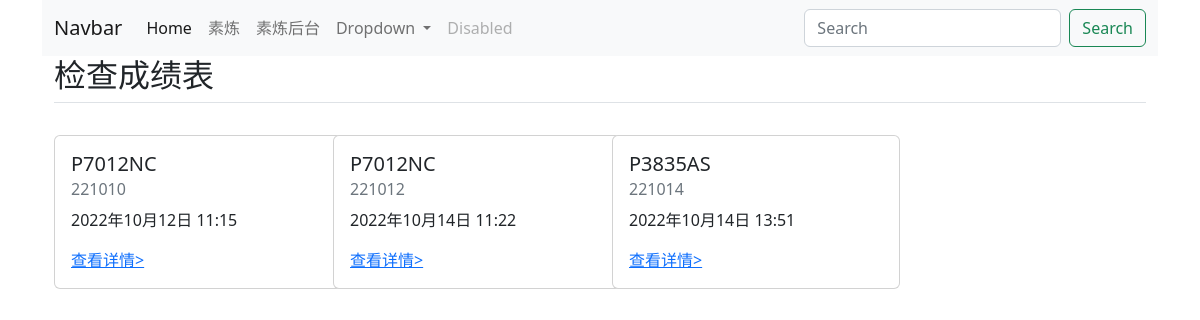
Page /mixb/ on the committed database.
### mixb/models.py (models this page shows, shortened)
class Schedule(models.Model):
    lot = models.IntegerField(verbose_name='批号')
    item = models.ForeignKey(Item, on_delete=models.CASCADE, verbose_name='品名')
    batch = models.IntegerField(verbose_name='回数')
    packages = models.IntegerField(verbose_name='框数')
    mix_a_lot = models.CharField(max_length=6, blank=True, verbose_name='A炼批号')
    mix_b_lot = models.CharField(max_length=6, blank=True, verbose_name='B炼批号')
    notes = models.CharField(max_length=255, blank=True, verbose_name='备注')
    created_time = models.DateTimeField(auto_created=True, verbose_name='添加时间')
    etd = models.DateField(blank=True, verbose_name='发货日')
    class Meta:
        verbose_name = verbose_name_plural = '计划'

class Item(models.Model):
    ROTORS = [
        (0, 'ML'),
        (1, 'Ms'),
    ]
    PULL_PERCENT = [
        (0, '300'),
        (1, '100'),
        (2, '50'),
    ]
    PULL_UNIT = [
        (0, 'kgf/cm2'),
        (1, 'Mpa'),
    ]
    customer = models.ForeignKey(Customer, on_delete=models.PROTECT, verbose_name='客户')
    name = models.CharField(max_length=255, verbose_name='品名')
    rotor = models.IntegerField(choices=ROTORS, default=0, verbose_name='转子')
    mv_temperature = models.IntegerField(default=125, blank=True, verbose_name='门尼温度')
    mv_duration = models.CharField(max_length=20, default='1+4', verbose_name='门尼时间')
    scorch_temperature = models.IntegerField(default=125, null=True, blank=True, verbose_name='焦烧温度')
    scorch_type = models.CharField(max_length=20, default='T=5', verbose_name='焦烧类型')
    mdr_temperature = models.IntegerField(null=True, blank=True, verbose_name='MDR温度')
    mdr_duration = models.FloatField(null=True, blank=True, verbose_name='MDR时间')
    vulcanization_temperature = models.IntegerField(null=True, blank=True, verbose_name='硫化温度')
    vulcanization_disc_duration = models.FloatField(null=True, blank=True, verbose_name='圆片时间')
    vulcanization_square_duration = models.FloatField(null=True, blank=True, verbose_name='方片时间')
    m_percent_type = models.IntegerField(choices=PULL_PERCENT, default=0, verbose_name='M%数值')
    m_percent_unit = models.IntegerField(choices=PULL_UNIT, default=0, verbose_name='M%单位')
    tb_unit = models.IntegerField(choices=PULL_UNIT, default=0, verbose_name='TB单位')
    mv = models.CharField(max_length=255, null=True, blank=True, verbose_name='门尼')
    mv_min = models.FloatField(null=True, blank=True, verbose_name='MV最小值')
    mv_max = models.FloatField(null=True, blank=True, verbose_name='MV最大值')
    scorch_min = models.FloatField(null=True, blank=True, verbose_name='焦烧最小值')
    scorch_max = models.FloatField(null=True, blank=True, verbose_name='焦烧最大值')
    fmin_min = models.FloatField(null=True, blank=True, verbose_name='Fmin最小值')
    fmin_max = models.FloatField(null=True, blank=True, verbose_name='Fmin最大值')
    fmax_min = models.FloatField(null=True, blank=True, verbose_name='Fmax最小值')
    fmax_max = models.FloatField(null=True, blank=True, verbose_name='Fmax最大值')
    t10_min = models.FloatField(null=True, blank=True, verbose_name='T10最小值')
    t10_max = models.FloatField(null=True, blank=True, verbose_name='T10最大值')
    t90_min = models.FloatField(null=True, blank=True, verbose_name='T90最小值')
    t90_max = models.FloatField(null=True, blank=True, verbose_name='T90最大值')
    sg_min = models.FloatField(null=True, blank=True, verbose_name='SG最小值')
    sg_max = models.FloatField(null=True, blank=True, verbose_name='SG最大值')
    hs_min = models.FloatField(null=True, blank=True, verbose_name='HS最小值')
    hs_max = models.FloatField(null=True, blank=True, verbose_name='HS最大值')
    m_percent_min = models.FloatField(null=True, blank=True, verbose_name='M%最小值')
    m_percent_max = models.FloatField(null=True, blank=True, verbose_name='M%最大值')
    tb_min = models.FloatField(null=True, blank=True, verbose_name='TB最小值')
    tb_max = models.FloatField(null=True, blank=True, verbose_name='TB最大值')
    eb_min = models.IntegerField(null=True, blank=True, verbose_name='EB最小值')
    eb_max = models.IntegerField(null=True, blank=True, verbose_name='EB最大值')
    def __str__(self):
        return self.name
    class Meta:
        verbose_name = verbose_name_plural = '品名清单'

### mixb/views.py (the view)
# urls.py: path('', views.index, name='index'),
def index(request):
    schedules = Schedule.objects.all()
    context = {
        'schedules': schedules
    }
    return render(request, 'mixb/index.html', context)

### mixb/templates/mixb/index.html
{% extends 'header.html' %}
{% block content %}
{% if schedules %}
<div class="container">
    <h2 class="pb-2 border-bottom">检查成绩表</h2>
    <div class="row">
        {% for schedule in schedules %}
        <div class="col-sm-3 mt-4">
            <div class="card" style="width: 18rem;">
                <div class="card-body">
                    <h5 class="card-title">{{ schedule.item }}</h5>
                    <h6 class="card-subtitle mb-2 text-muted">{{ schedule.lot }}</h6>
                    <p class="card-text">{{ schedule.created_time }}</p>
                    <a href="/mixb/{{ schedule.id }}/" class="card-link">查看详情></a>
                </div>
            </div>
        </div>
        {% endfor %}
    </div>
</div>
{% else %}
<p>no results.</p>
{% endif %}
{% endblock content %}

### rows in the picture
Schedule: item "P7012NC", lot "221010", created_time "2022年10月12日 11:15"
Schedule: item "P7012NC", lot "221012", created_time "2022年10月14日 11:22"
Schedule: item "P3835AS", lot "221014", created_time "2022年10月14日 13:51"
